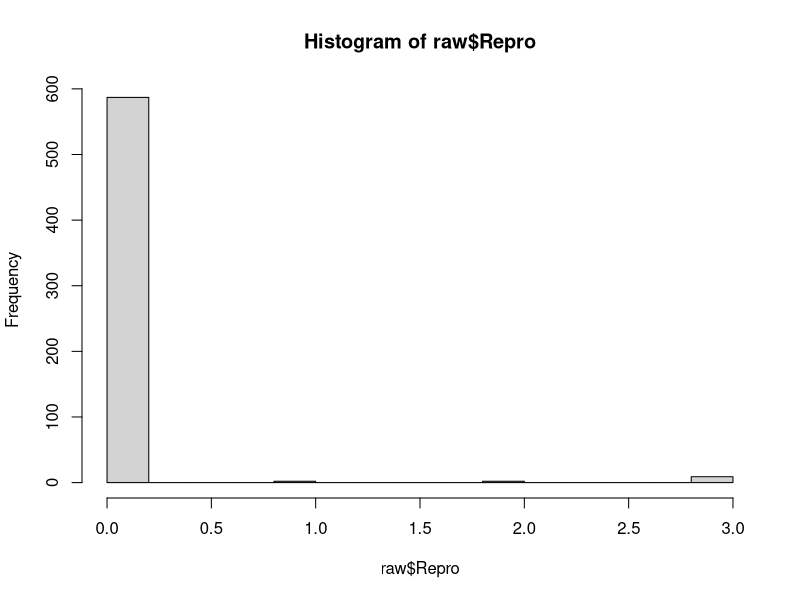
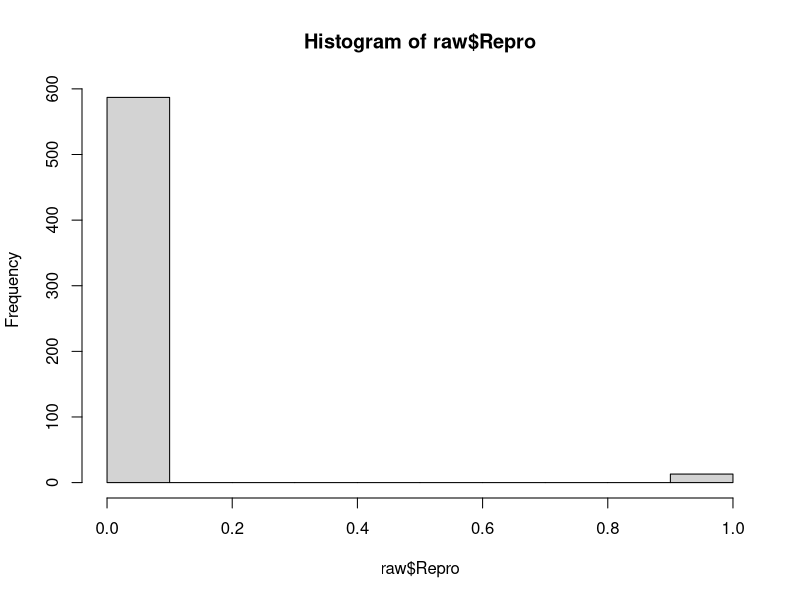
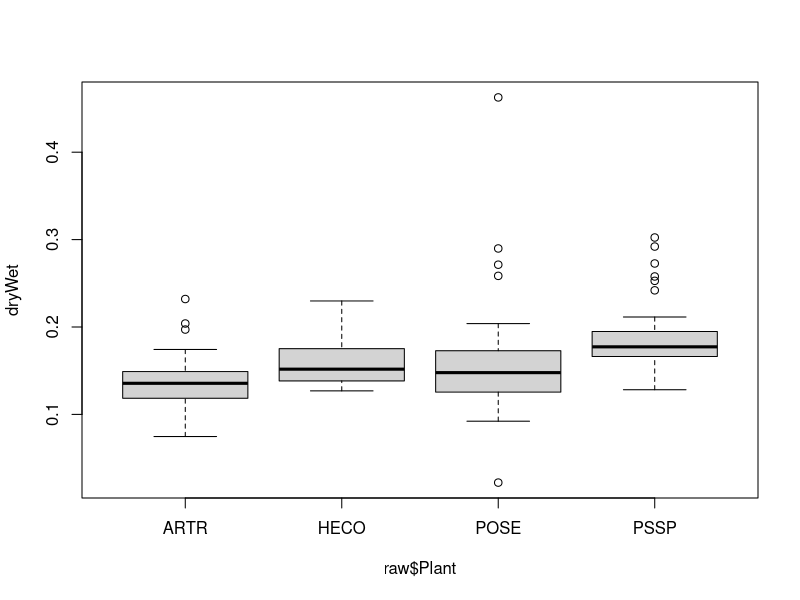
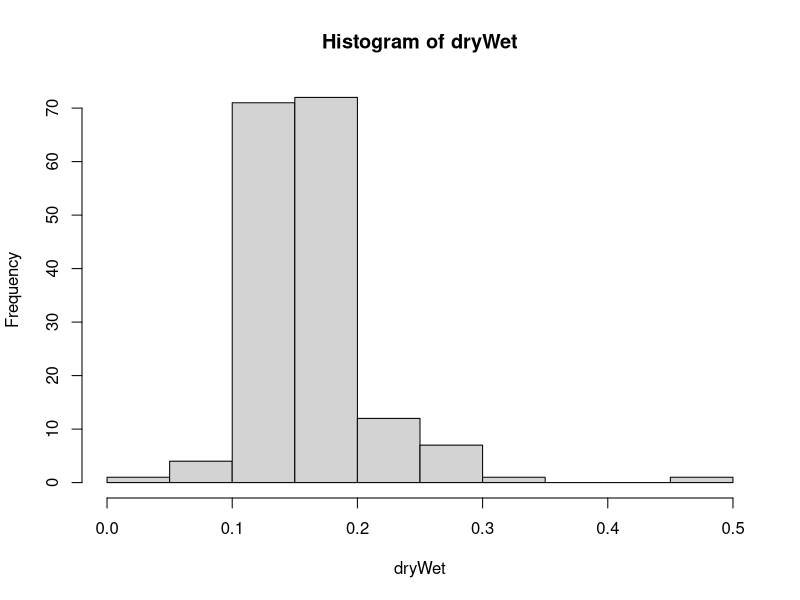
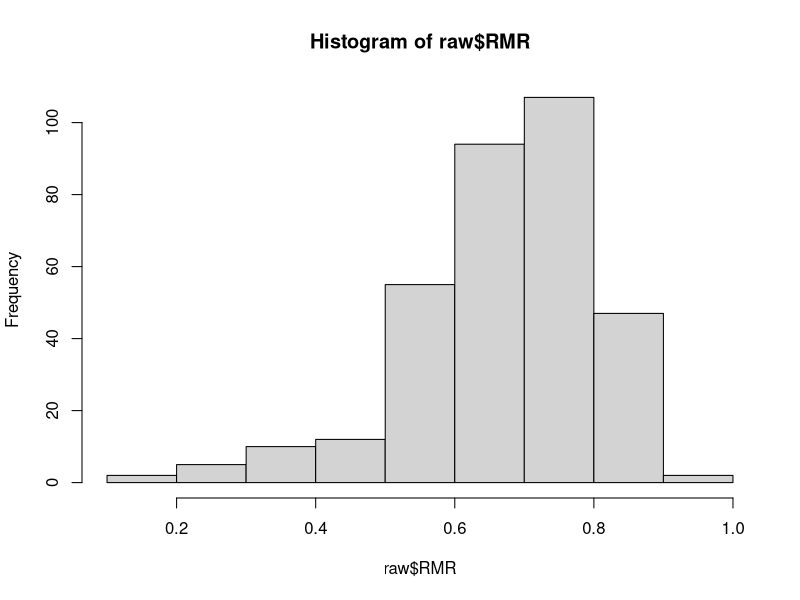
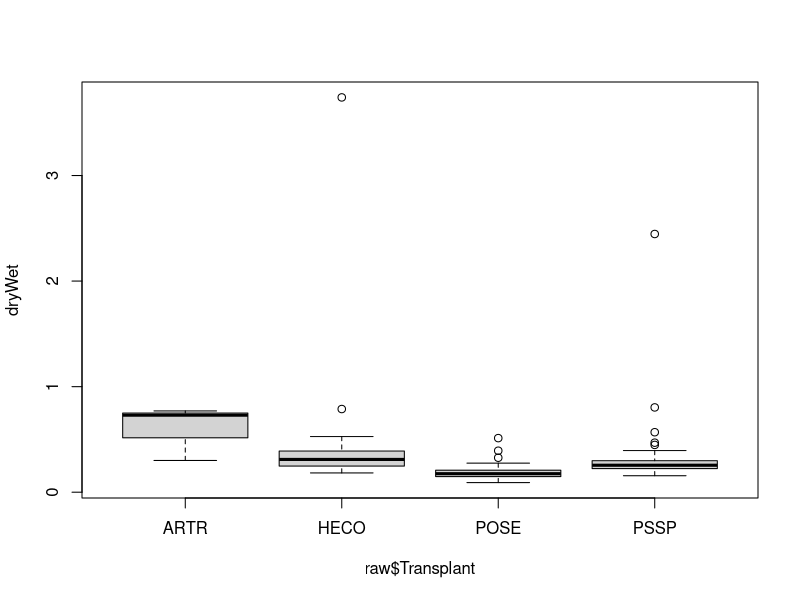
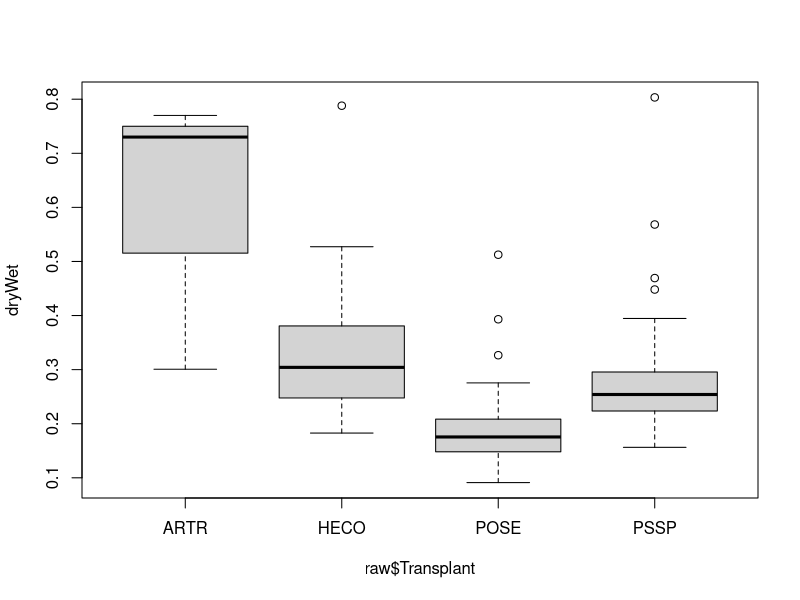
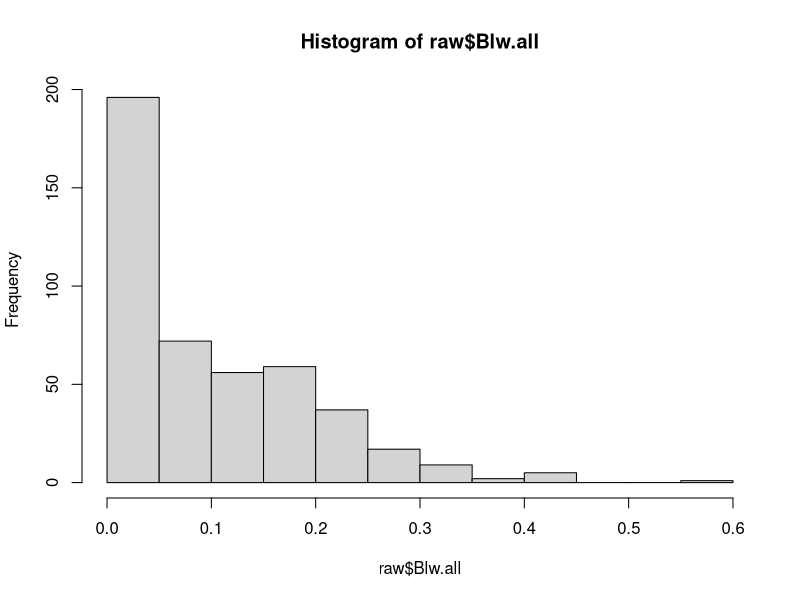

The R source for these figures, in order:
############################################################
#This code takes the raw data with corrected labels and 
#does cleaning and processing for downstream analyses 
#AC update 190818
##############################################################

setwd("C:/Users/yc68991/Box Sync/PSFcoexist/R/PSFcoexist")
setwd("C:/Users/yyach/Box Sync/PSFcoexist/R/PSFcoexist")
library(car)

################Field data 2018/2019 cleaning###############################
#raw data import
raw<-read.csv("./data/Transplant data year 2_labels corrected 190819.csv")

#Area
raw$Area<-raw$Long_190620/2*raw$Short_190620/2*pi #calculate as ellipse

#Survival
raw$Surv<-raw$Surv_190630

#Germination
germ1<-apply(raw[,c("Germ_190424","Germ_190509")],1,FUN="max") #Calculate the max of the 2 first germ surveys since I didn't pull germinants after first survey
raw$Germ<-raw$Germ_190605+germ1 #add the last census
summary(raw$Germ) #looks great

#Reproduction
raw$Repro_190605[is.na(raw$Repro_190605)]<-0
raw$Repro<-raw$Repro_190605+raw$Repro_190620+raw$Repro_190630
hist(raw$Repro)#for the ones counted more than once return to just 1
raw$Repro[raw$Repro>1]<-1
hist(raw$Repro)

#Height
raw$Height<-rep(0,600)
raw$Height[raw$Ruler=="Silver"]<-raw$Height_190620[raw$Ruler=="Silver"]+0.3 #account for bit at bottom of ruler
raw$Height[raw$Ruler=="Pink"]<-raw$Height_190620[raw$Ruler=="Pink"]+0.5 #account for bit at bottom of ruler
raw$Height[raw$Height==0]<-NA #Make sure missing values are not coded as zero

#Fungus
raw$Fungus[is.na(raw$Fungus)]<-0

#Calculate diameter of donor plant
raw$Diam_donor<-raw$Dist_centroid-raw$Dist_edge

#Output
clean<-raw[,c("fieldID","DonorSpp","Transplant","Treatment","Transect","Rep","Position","Offset","Side",
              "Transplant.date","Dist_centroid","Dist_edge","Abv.mass","Area","Surv","Germ","Repro","Height","Diam_donor")]
colnames(clean)[colnames(clean)=="Abv.mass"] <- "Abv"
write.csv(clean,"./data/Transplant data year 2 clean 190819.csv")

#######################Greenhouse Comp 2019 Cleaning##########################
#raw data import
raw<-read.csv("./data/Seedling comp data with harvest 190818.csv")

#Calculate "max neighbors"
N.counts<-raw[,c("N_1","N_3","N_4","N_5","N_6","N_7","N_8","N_9","N_10", #no N_2
                 "N_11","N_12","N_13","N_14","N_15","N_16","N_17")]
raw$N.max<-apply(N.counts,1,function(x){max(x[!is.na(x)])})
raw$N.max[which(raw$N.max=="-Inf")]<-0

#Label intra/inter/solo based on harvest neighbor data
raw$Type<-rep(0,180)
for (i in 1:180) {
  if (raw$FocalNew[i]!=raw$NeighborNew[i]) {
    raw$Type[i]<-"Inter"
    next
  }
  if (raw$FocalNew[i]==raw$NeighborNew[i]) {
    if(is.na(raw$N.all.mass[i])) raw$Type[i]<-"Solo"
    else raw$Type[i]<-"Intra"
  }
}

#Calculate neighbor per cap biomass
raw$N.all.percap<-raw$N.all.mass/(raw$N.dead+raw$N.live)
raw$N.live.percap<-raw$N.all.mass*raw$N.live/(raw$N.dead+raw$N.live)

#OUTPUT clean and useful data for analyses
clean<-raw[,c("ID","Rep","FocalNew","NeighborNew","F.H","N.live","N.dead","F.mass","N.all.mass","N.max","Type","N.all.percap","N.live.percap")]
write.csv(clean,"./data/Greenhouse comp data clean 190818.csv")

#######################Greenhouse Data 2018 Cleaning##########################
#Raw data import
raw<-read.csv("./data/Greenhouse data 190120.csv")

#Derive values of interest---------------

#Germination 
raw$harvested_extra[is.na(raw$harvested_extra)]<-0
#Germination should be calculated as the number of harvested extra +1 except for those that had no germination
#Make a column for germ yes/no
raw$germStatus[raw$g_180605==0]<-0
raw$germStatus[raw$g_180605!=0]<-1
#Calculate final germination
for (i in 1:length(raw[,1])){
  if (raw$germStatus[i]==0) raw$germ[i]<-0
  else raw$germ[i]<-max(raw$harvested_extra[i]+1,raw$g_180605[i])
}

#Survival
raw$newGerm[is.na(raw$newGerm)]<-0
for (i in 1:length(raw[,1])){
  if (raw$germStatus[i]!=0&raw$newGerm[i]!=1) raw$surv[i]<-raw$surv_180713[i]#don't count survival for new germs and no germs
  if (raw$germStatus[i]==0) raw$surv[i]<-NA
}

#Belowground biomass
#Examine dry-wet ratios
dryWet<-raw$blw.dry/raw$blw.sub
boxplot(dryWet~raw$Plant)#not super different
hist(dryWet)
summary.aov(lm(dryWet~raw$Plant))#sig diffs among spp for dry:wet
#Process data
raw$blw<-NA
for (i in 1:length(raw[,1])){
  if(!is.na(raw$blw.dry[i])&is.na(raw$blw.sub[i])) {
    raw$blw[i]<-raw$blw.dry[i]
    next
  }
  if (is.na(raw$blw.wet[i])&!is.na(raw$blw.sub[i])){#use sub dry for those with no full wet samples (n=2)
    raw$blw[i]<-raw$blw.dry[i]
    next
  }
  if (!is.na(raw$blw.sub[i])){
    raw$blw[i]<-raw$blw.wet[i]*raw$blw.dry[i]/raw$blw.sub[i]
  }
  
}

#Calculate RMR (root mass ratio)
raw$RMR<-raw$blw/(raw$abv+raw$blw)
#check distribution
hist(raw$RMR)

#OUTPUT clean data with only columns of interest-------------------
clean<-raw[,c(1:5,16,19,21,23:27)]
write.csv(clean,"./data/Greenhouse data clean 190122.csv")


#######################Field Data 2017/2018 Cleaning##########################
#Raw data import
raw<-read.csv("./data/Transplant data_labels corrected 190102.csv")

#Derive values of interest---------------
#Area
raw$Area<-raw$Length180709/2*raw$Width180709/2*pi #calculate as ellipse

#Belowground biomass
#Examine dry-wet ratios
dryWet<-raw$Blw/raw$Blw.sub
boxplot(dryWet~raw$Transplant)#2 outliers that are >1
#Take out outliers from raw data
out<-which(dryWet>1)
raw$Blw[out]<-NA
raw$Blw.sub[out]<-NA
#recalculate
dryWet<-raw$Blw/raw$Blw.sub
boxplot(dryWet~raw$Transplant)#species-specific ratios
summary(aov(dryWet~raw$Transplant))#super significant
ARTR.ratio<-mean(na.exclude(dryWet[which(raw$Transplant=="ARTR")]))
HECO.ratio<-mean(na.exclude(dryWet[which(raw$Transplant=="HECO")]))
POSE.ratio<-mean(na.exclude(dryWet[which(raw$Transplant=="POSE")]))
PSSP.ratio<-mean(na.exclude(dryWet[which(raw$Transplant=="PSSP")]))
#Process data
raw$Blw.all<-NA
for (i in 1:length(raw[,1])){
  if (!is.na(raw$Blw[i])){
    raw$Blw.all[i]<-raw$Blw.wet.num[i]*raw$Blw[i]/raw$Blw.sub[i]
    next
  }
  if (!is.na(raw$Blw.wet.num[i])){#use mean spp ratios for ones without subsamples
    if (raw$Transplant[i]=="ARTR"){
      raw$Blw.all[i]<-raw$Blw.wet.num[i]*ARTR.ratio
    }
    if (raw$Transplant[i]=="HECO"){
      raw$Blw.all[i]<-raw$Blw.wet.num[i]*HECO.ratio
    }
    if (raw$Transplant[i]=="POSE"){
      raw$Blw.all[i]<-raw$Blw.wet.num[i]*POSE.ratio
    }
    if (raw$Transplant[i]=="PSSP"){
      raw$Blw.all[i]<-raw$Blw.wet.num[i]*PSSP.ratio
    }
  }

}
#Check for outliers
hist(raw$Blw.all)#looks fine
boxplot(raw$Blw.all~raw$Transplant)#looks fine

#Repro
raw$Repro180514[is.na(raw$Repro180514)]<-0
raw$Repro180709[is.na(raw$Repro180709)]<-0
raw$Repro<-raw$Repro180514+raw$Repro180709
raw$Repro[raw$Repro>1]<-1

#Germination (did not use April census bc low confidence in seedling ID, likely all weeds)
raw$Germ180514[is.na(raw$Germ180514)]<-0
raw$Germ180531[is.na(raw$Germ180531)]<-0
raw$Germ180709[is.na(raw$Germ180709)]<-0
raw$Germ180716[is.na(raw$Germ180716)]<-0
raw$Germ<-raw$Germ180514+raw$Germ180531+raw$Germ180709+raw$Germ180716
hist(raw$Germ)
subset(raw,Germ>10)#only one entry with 11, accompanying notes confirm all definitely ARTR. Leave in as is.

#Survival
raw$Surv<-raw$Surv180709
raw$Surv[is.na(raw$Surv)]<-1

#Height
raw$Height<-raw$Height180709

#OUTPUT clean data with only columns of interest-------------------
clean<-raw[,c(1:6,10,32,36,40:45)]
write.csv(clean,"./data/Transplant data clean 190201.csv")
